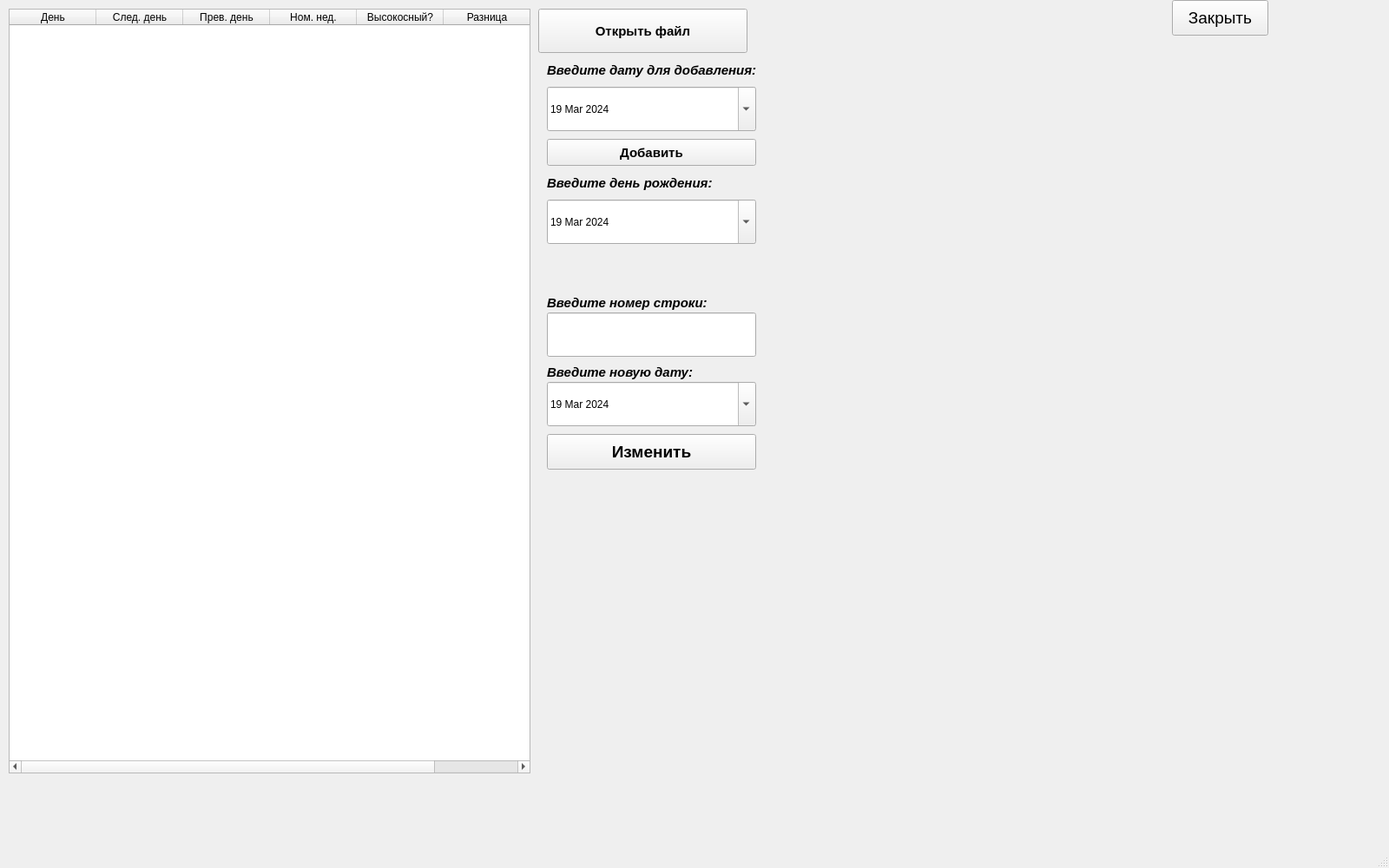
<?xml version="1.0" encoding="UTF-8"?>
<ui version="4.0">
 <class>MainWindow</class>
 <widget class="QMainWindow" name="MainWindow">
  <property name="geometry">
   <rect>
    <x>0</x>
    <y>0</y>
    <width>1600</width>
    <height>1000</height>
   </rect>
  </property>
  <property name="windowTitle">
   <string>MainWindow</string>
  </property>
  <widget class="QWidget" name="centralwidget">
   <widget class="QPushButton" name="pushButton">
    <property name="geometry">
     <rect>
      <x>1350</x>
      <y>0</y>
      <width>111</width>
      <height>41</height>
     </rect>
    </property>
    <property name="font">
     <font>
      <pointsize>14</pointsize>
     </font>
    </property>
    <property name="text">
     <string>Закрыть</string>
    </property>
   </widget>
   <widget class="QTableWidget" name="table">
    <property name="geometry">
     <rect>
      <x>10</x>
      <y>10</y>
      <width>601</width>
      <height>881</height>
     </rect>
    </property>
    <column>
     <property name="text">
      <string>День</string>
     </property>
    </column>
    <column>
     <property name="text">
      <string>След. день</string>
     </property>
    </column>
    <column>
     <property name="text">
      <string>Прев. день</string>
     </property>
    </column>
    <column>
     <property name="text">
      <string>Ном. нед.</string>
     </property>
    </column>
    <column>
     <property name="text">
      <string>Высокосный?</string>
     </property>
    </column>
    <column>
     <property name="text">
      <string>Разница</string>
     </property>
    </column>
   </widget>
   <widget class="QPushButton" name="OpenFile">
    <property name="geometry">
     <rect>
      <x>620</x>
      <y>10</y>
      <width>241</width>
      <height>51</height>
     </rect>
    </property>
    <property name="font">
     <font>
      <pointsize>11</pointsize>
      <bold>true</bold>
     </font>
    </property>
    <property name="text">
     <string>Открыть файл</string>
    </property>
   </widget>
   <widget class="QLabel" name="label_6">
    <property name="geometry">
     <rect>
      <x>870</x>
      <y>10</y>
      <width>471</width>
      <height>51</height>
     </rect>
    </property>
    <property name="font">
     <font>
      <pointsize>14</pointsize>
      <bold>true</bold>
     </font>
    </property>
    <property name="text">
     <string/>
    </property>
   </widget>
   <widget class="QStackedWidget" name="stackedWidget">
    <property name="geometry">
     <rect>
      <x>620</x>
      <y>70</y>
      <width>271</width>
      <height>481</height>
     </rect>
    </property>
    <property name="currentIndex">
     <number>0</number>
    </property>
    <widget class="QWidget" name="page">
     <widget class="QDateEdit" name="DateNew">
      <property name="geometry">
       <rect>
        <x>10</x>
        <y>370</y>
        <width>241</width>
        <height>51</height>
       </rect>
      </property>
      <property name="calendarPopup">
       <bool>true</bool>
      </property>
      <property name="date">
       <date>
        <year>2024</year>
        <month>3</month>
        <day>19</day>
       </date>
      </property>
     </widget>
     <widget class="QLabel" name="label_4">
      <property name="geometry">
       <rect>
        <x>10</x>
        <y>350</y>
        <width>261</width>
        <height>17</height>
       </rect>
      </property>
      <property name="font">
       <font>
        <pointsize>11</pointsize>
        <italic>true</italic>
        <bold>true</bold>
       </font>
      </property>
      <property name="text">
       <string>Введите новую дату:</string>
      </property>
     </widget>
     <widget class="QLabel" name="label_2">
      <property name="geometry">
       <rect>
        <x>10</x>
        <y>130</y>
        <width>191</width>
        <height>21</height>
       </rect>
      </property>
      <property name="font">
       <font>
        <pointsize>11</pointsize>
        <italic>true</italic>
        <bold>true</bold>
       </font>
      </property>
      <property name="text">
       <string>Введите день рождения:</string>
      </property>
     </widget>
     <widget class="QDateEdit" name="DateBirt">
      <property name="geometry">
       <rect>
        <x>10</x>
        <y>160</y>
        <width>241</width>
        <height>51</height>
       </rect>
      </property>
      <property name="calendarPopup">
       <bool>true</bool>
      </property>
      <property name="date">
       <date>
        <year>2024</year>
        <month>3</month>
        <day>19</day>
       </date>
      </property>
     </widget>
     <widget class="QPushButton" name="Add">
      <property name="geometry">
       <rect>
        <x>10</x>
        <y>90</y>
        <width>241</width>
        <height>31</height>
       </rect>
      </property>
      <property name="font">
       <font>
        <pointsize>11</pointsize>
        <bold>true</bold>
       </font>
      </property>
      <property name="text">
       <string>Добавить</string>
      </property>
     </widget>
     <widget class="QDateEdit" name="DateAdd">
      <property name="geometry">
       <rect>
        <x>10</x>
        <y>30</y>
        <width>241</width>
        <height>51</height>
       </rect>
      </property>
      <property name="mouseTracking">
       <bool>false</bool>
      </property>
      <property name="tabletTracking">
       <bool>false</bool>
      </property>
      <property name="acceptDrops">
       <bool>false</bool>
      </property>
      <property name="autoFillBackground">
       <bool>false</bool>
      </property>
      <property name="wrapping">
       <bool>false</bool>
      </property>
      <property name="readOnly">
       <bool>false</bool>
      </property>
      <property name="accelerated">
       <bool>false</bool>
      </property>
      <property name="keyboardTracking">
       <bool>true</bool>
      </property>
      <property name="showGroupSeparator" stdset="0">
       <bool>false</bool>
      </property>
      <property name="calendarPopup">
       <bool>true</bool>
      </property>
      <property name="date">
       <date>
        <year>2024</year>
        <month>3</month>
        <day>19</day>
       </date>
      </property>
     </widget>
     <widget class="QLabel" name="label_3">
      <property name="geometry">
       <rect>
        <x>10</x>
        <y>270</y>
        <width>241</width>
        <height>17</height>
       </rect>
      </property>
      <property name="font">
       <font>
        <pointsize>11</pointsize>
        <italic>true</italic>
        <bold>true</bold>
       </font>
      </property>
      <property name="text">
       <string>Введите номер строки:</string>
      </property>
     </widget>
     <widget class="QLineEdit" name="NamberStr">
      <property name="geometry">
       <rect>
        <x>10</x>
        <y>290</y>
        <width>241</width>
        <height>51</height>
       </rect>
      </property>
     </widget>
     <widget class="QPushButton" name="pushButton_2">
      <property name="geometry">
       <rect>
        <x>10</x>
        <y>430</y>
        <width>241</width>
        <height>41</height>
       </rect>
      </property>
      <property name="font">
       <font>
        <pointsize>14</pointsize>
        <bold>true</bold>
       </font>
      </property>
      <property name="text">
       <string>Изменить</string>
      </property>
     </widget>
     <widget class="QLabel" name="label">
      <property name="geometry">
       <rect>
        <x>10</x>
        <y>0</y>
        <width>241</width>
        <height>21</height>
       </rect>
      </property>
      <property name="font">
       <font>
        <pointsize>11</pointsize>
        <italic>true</italic>
        <bold>true</bold>
       </font>
      </property>
      <property name="text">
       <string>Введите дату для добавления: </string>
      </property>
     </widget>
    </widget>
    <widget class="QWidget" name="page_2"/>
   </widget>
  </widget>
  <widget class="QMenuBar" name="menubar">
   <property name="geometry">
    <rect>
     <x>0</x>
     <y>0</y>
     <width>1600</width>
     <height>22</height>
    </rect>
   </property>
  </widget>
  <widget class="QStatusBar" name="statusbar"/>
 </widget>
 <resources/>
 <connections/>
</ui>
